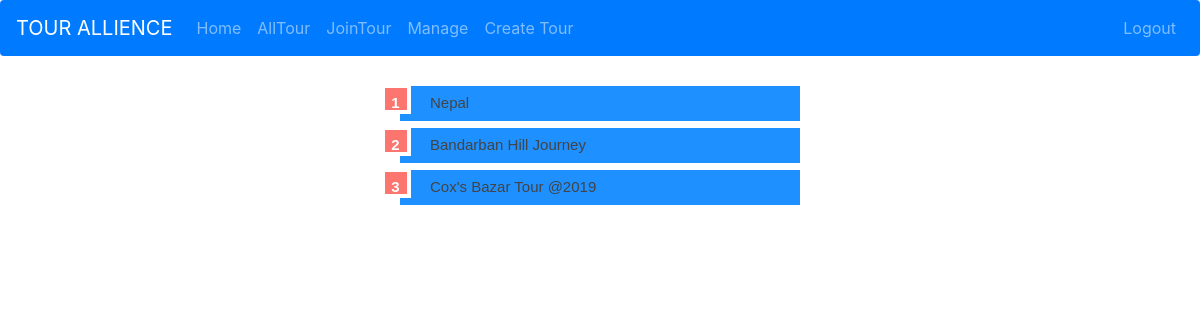
Screenshot of /all-tour/ (signed in) with the database file from the repository.
### tourrelated/models.py (models this page shows, shortened)
class Tour(models.Model):
    creator= models.ForeignKey(User, on_delete=models.CASCADE)
    title= models.CharField(max_length=200)
    slug=models.SlugField(unique=True,blank=True)
    location= models.CharField(max_length=200)
    duration= models.CharField(max_length=50)
    fee=models.CharField(max_length=10)
    date_of_tour=models.CharField(max_length=100)
    short_description=models.CharField(max_length=300)
    def get_absolute_url_another(self):
        return reverse('all_tour_details', args=[self.slug])

### tourrelated/views.py (the view)
def alltour(request):
    templates='tourrelated/alltour.html'
    alltour=Tour.objects.all().order_by('-pk')
    context={'alltour':alltour}
    return render(request,templates,context)

### templates/tourrelated/alltour.html
{% extends 'base.html' %}
{% block content %}
{% load static %}
  <link rel="stylesheet" type="text/css" href="{% static 'tourrelated/alltour_list.css' %}">
<div class="list-type2">
<ol>
    <br>
    {% for t in alltour %}
<li><a href="{{ t.get_absolute_url_another }}">{{ t.title }} </a></li>
    {% endfor %}
</ol>
</div>
{% endblock %}

### static/tourrelated/alltour_list.css (style rules this page uses)
.list-type2 { width:400px; margin:0 auto; }
.list-type2 ol { counter-reset: li; list-style: none; *list-style: decimal; font-size: 15px; font-family: 'Raleway', sans-serif; padding: 0; margin-bottom: 4em; }
.list-type2 a { position: relative; display: block; padding: .4em .4em .4em 2em; *padding: .4em; margin: .5em 0; background: DodgerBlue; color: #444; text-decoration: none; transition: all .2s ease-in-out; }
.list-type2 a:before { content: counter(li); counter-increment: li; position: absolute; left: -1.3em; top: 50%; margin-top: -1.3em; background:#FC756F; height: 2em; width: 2em; line-height: 2em; border: .3em solid #fff; text-align: center; font-weight: bold; color:#FFF; }

### rows the page displays
Tour: title "Nepal"
Tour: title "Bandarban Hill Journey"
Tour: title "Cox's Bazar Tour @2019"
